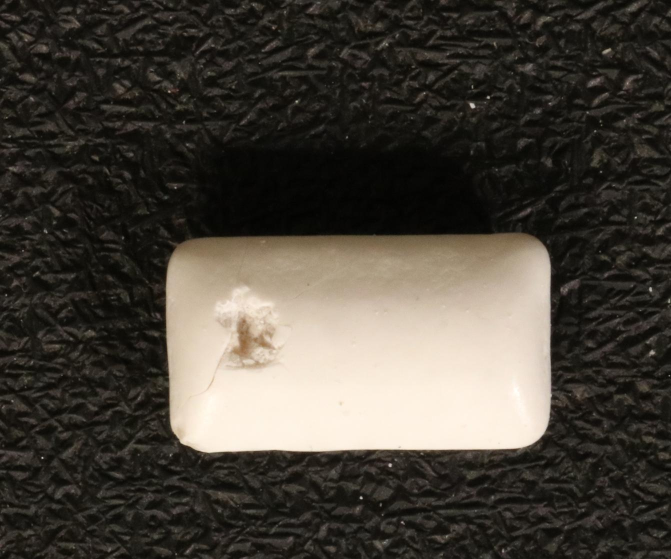
//> input picture data/sample-images/chewinggum-anomoly.JPG, 1342 x 1118 px (shown at 1/2 size)
$ ./testing-cli   (built with g++ and OpenCV 4)
//> lines starting //> are read from the running program, lines starting //| are printed output that depends on the picture; after the words box and inside, x2 and y2 are one past the last pixel; in counts of white or black regions, pixels touching at a corner belong together
//> further down, originalImage is the input picture: 1118 rows x 1342 cols, CV_8UC3; mean B, G, R 58.2, 66.2, 71.3
### src/main/general/file-operations/image-file-operations.h
#ifndef generic_read_write_H
#define generic_read_write_H

// OpenCV2
#include <opencv2/opencv.hpp>
// Standard
#include <string>
#include <filesystem>
#include <map>

void readImage(const std::string& imagePath, cv::Mat& image);
void readImagesFromDirectory(const std::string& directory, std::map<std::string, cv::Mat> &images);
void readImagesFromDirectory(const std::string& directory, std::vector<cv::Mat> &images);
void writeImage(const cv::Mat &image, const std::string& dataDirectory);

#endif

### src/main/frontend/cli/image-viewer/image-viewer.h
#ifndef image_viewer_H
#define image_viewer_H

// OpenCV2
#include <opencv2/opencv.hpp>
// Standard
#include <map>
#include <string>
// Fault Sense
#include "../../../objects/PreProcessingPipeline.h"

void imageViewer(cv::Mat &originalImage);
void view(cv::Mat &image, PreProcessingPipeline &preProcessingPipeline, std::map<std::string, bool>& viewFlags);

#endif

### src/feature/features.h
#ifndef METHODS_H
#define METHODS_H

void markFault(cv::Mat& image, int minX, int maxX, int minY, int maxY, const char* label);

#endif

### src/main/feature/feature-extraction.h
#ifndef feature_extration_H
#define feature_extration_H

// OpenCV2
#include <opencv2/opencv.hpp>
// Standard
#include <array>

void lbpValueDistribution(const cv::Mat &LVPValues, std::array<float, 5>& LBPHistogram);

#endif

### src/main/feature/object-detection.h
#ifndef OBJECTDETECTION_H
#define OBJECTDETECTION_H

#include "../objects/PixelCoordinates.h"

cv::Mat objectDetection(cv::Mat &inputImage, cv::Mat &returnImage, const std::string& imageCategory, ObjectCoordinates& objectBounds);

#endif

### src/main/feature/objects/PixelCoordinates.h
#ifndef PixelCoordinates_H
#define PixelCoordinates_H

struct pixelCoordinate {
    int x;
    int y;
};

struct pixelGroup {
    std::vector<pixelCoordinate> group;
    int min;
    int max;

    // [11 lines left out: function append, not called in this run]
};

struct objectCoordinates {
    int xMin;
    int xMax;
    int yMin;
    int yMax;
};

#endif

### src/main/feature/objects/CannyThreshold.h
#ifndef CannyThreshold_H
#define CannyThreshold_H

struct CannyThreshold {
    int lower;
    int upper;
};

#endif

### src/main/feature/objects/HSV.h
#ifndef HSV_H
#define HSV_H

struct HSV {
    int hueMin, hueMax;
    int saturationMin, saturationMax;
    int valueMin, valueMax;
};

#endif

### src/main/feature/utils/pre-processing-utils.h
#pragma once
#include "../objects/HSV.h"
#include "../objects/CannyThreshold.h"
#include "../../objects/PixelCoordinates.h"
void thresholdHSV(cv::Mat& image, HSV& threshold);
void edgeDetection(cv::Mat& image, cv::Mat& kernal, CannyThreshold& threshold);
void removeNoise(cv::Mat& img, int minGrpSize);
void illuminationInvariance(const cv::Mat &image, cv::Mat &returnImage);

### src/main/feature/objects/RGB.h
#ifndef RGB_H
#define RGB_H

struct RGB {
    int blue;
    int green;
    int red;
};

#endif

### src/main/feature/utils/generic-utils.h
#ifndef METHODS_H
#define METHODS_H

#include "../objects/RGB.h"

void markFault(cv::Mat& image, int minX, int maxX, int minY, int maxY, const char* label = nullptr, RGB colour  = RGB{255,0,0});
void crop(cv::Mat& image, int minX, int maxX, int minY, int maxY, cv::Mat& returnImage);
void padImage(cv::Mat& image, int rows, int cols, cv::Mat& returnImage);
std::map<std::string, cv::Mat> readImagesFromDirectory(const std::string& directory);

#endif

### src/main/feature/utils/beta/texture-beta.h
#ifndef TextureBeta_H
#define TextureBeta_H

void computeLBP(cv::Mat &image, cv::Mat &LBPValues, float (&LBPHistogram)[5]);
cv::Mat brigthen_darker_areas(const cv::Mat& img, int threshold, int amount);

#endif

### src/main/feature/pre-processing.h
#ifndef PreProcessing_H
#define PreProcessing_H

void markFaultLBP(std::vector<std::array<float, 5>>&normalSampe, std::vector<std::array<float, 5>>& anomolySample, cv::Mat &image, std::string& imageCategory, const cv::Mat& imageMask);
void illuminationInvariance(const cv::Mat &image, cv::Mat &returnImage);

#endif

### src/main/pre-processing/object-detection.h
#ifndef object_detection_H
#define object_detection_H


// OpenCV2
#include <opencv2/opencv.hpp>
// Fault Sense
#include "../objects/ObjectCoordinates.h"

void objectDetection(cv::Mat &inputImage, cv::Mat &returnImage);
ObjectCoordinates getObject(cv::Mat &img);

#endif

### src/main/feature/utils/pre-processing-utils.cpp
/*
 * features
 * This file contains functions for extracting features from images
 */

// OpenCV
#include <opencv2/imgcodecs.hpp>
#include <opencv2/highgui.hpp>
#include <opencv2/imgproc.hpp>
// Standard
#include <iostream>
// Fault Sense
#include "../objects/HSV.h"
#include "../objects/CannyThreshold.h"
#include "../../objects/PixelCoordinates.h"
#include "features.h"

void thresholdHSV(cv::Mat& image, HSV& threshold);
void edgeDetection(cv::Mat& image, cv::Mat& kernal, CannyThreshold& threshold);

void removeNoise(cv::Mat& img, int minGrpSize);
void removeBusyNoise(cv::Mat& img, int maxGrpSize);
void clean(PixelGroup &grp, cv::Mat &img, int minGrpSize);
bool contains(std::vector<PixelCoordinate>& groups);

void illuminationInvariance(const cv::Mat &image, cv::Mat &returnImage);
cv::Mat brigthenDarkerAreas(const cv::Mat& img, const int threshold, const int amount);
bool mergeOverlappingGroups(PixelGroup &currentGroup, std::vector<PixelGroup> &pixelGroups, std::vector<bool> &grpUsed);

namespace pre_processing_utils {

    void cleanBusy(PixelGroup &grp, cv::Mat &img, int maxGrpSize);
    bool mergeOverlappingGroups(PixelGroup &currentGroup, std::vector<PixelGroup> &pixelGroups, std::vector<bool> &grpUsed, int row);
    void clean(PixelGroup &grp, cv::Mat &img, int minGrpSize);
    void initMatrix(const cv::Mat &sampleImage, cv::Mat &categoryNorm);
    uint8_t pixelLBP(const cv::Mat &image, const int x, const int y);
}

/*
 * thresholdHSV
 * Applys a given color threshold to an image to highligth regions of an image
 */
void thresholdHSV(cv::Mat& image, HSV& threshold) {

    cv::Mat HSVImage;
        // [5 lines of commented-out code are left out]
    cv::cvtColor(image, HSVImage, cv::COLOR_BGR2HSV);
//> HSVImage: 1118 rows x 1342 cols, CV_8UC3; mean H, S, V 20.8, 62.2, 71.3
    cv::Scalar lower(threshold.hueMin, threshold.saturationMin, threshold.valueMin);
//> lower = Scalar(0, 0, 88)
    cv::Scalar upper(threshold.hueMax, threshold.saturationMax, threshold.valueMax);
//> upper = Scalar(22, 119, 255)
    cv::inRange(HSVImage, lower, upper, image);
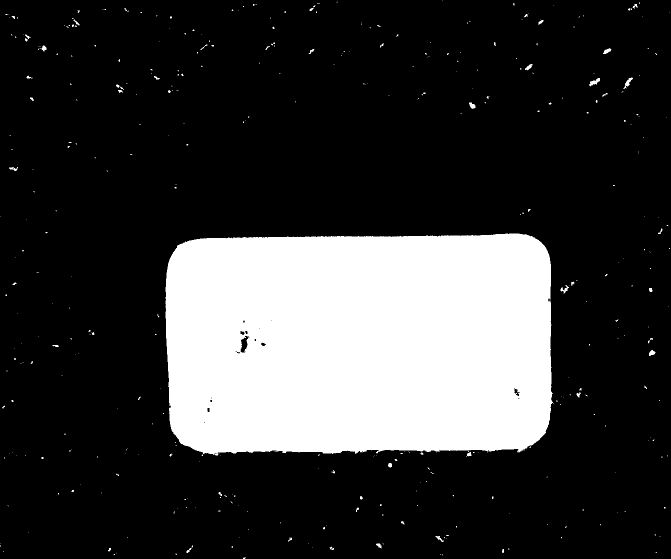
//> image: 1118 rows x 1342 cols, CV_8UC1 (shown at 1/2 size); 21.9% white; 404 white regions (352 under 20 px), largest, box (x1, y1, x2, y2) and area: (331, 467, 1106, 912) 325083, (1178, 156, 1200, 173) 166, (1247, 155, 1266, 178) 149
}

/*
 * edgeDetection
 * applys edget detection an image and erodes the image with a given kernal
 */
// [5 lines left out: function edgeDetection, not called in this run]


/*
 * removeNoise
 */
void removeNoise(cv::Mat& image, int minGrpSize) {
        using namespace std;

    bool lastPixel = false;
//> (the run ends here: the program needs code that is not available in this run, at `std::vector<PixelGroup> pixelGroups;`)

$ run again, with data/sample-images/candle-anomaly-sample.JPG copied over data/sample-images/chewinggum-anomoly.JPG
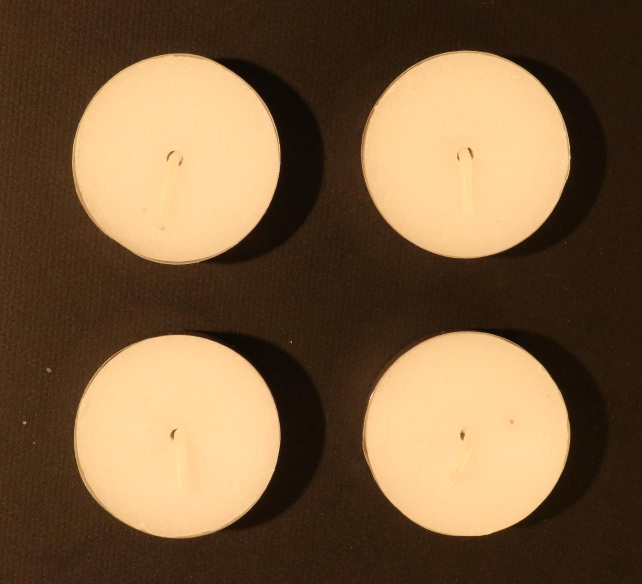
//> input picture data/sample-images/candle-anomaly-sample.JPG, 1284 x 1168 px (shown at 1/2 size)
//> originalImage is the input picture: 1168 rows x 1284 cols, CV_8UC3; mean B, G, R 64.4, 95, 122.6
//> HSVImage: 1168 rows x 1284 cols, CV_8UC3; mean H, S, V 14.8, 150.9, 122.6
//> lower = Scalar(0, 0, 88)
//> upper = Scalar(22, 119, 255)
//> in thresholdHSV, `cv::inRange(HSVImage, lower, upper, image);`:
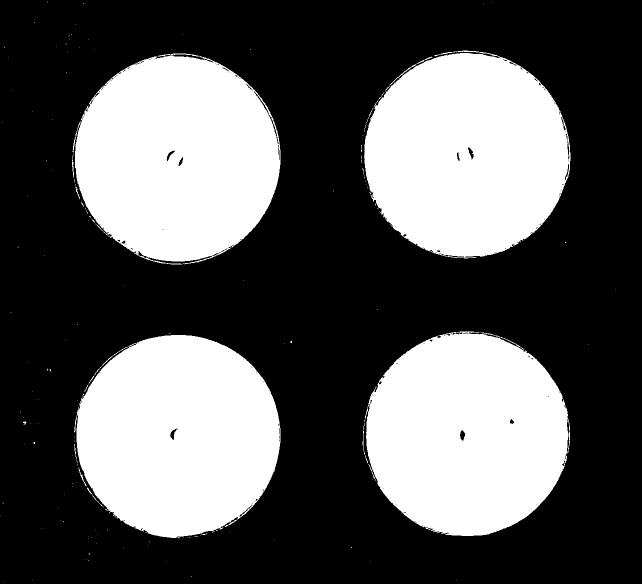
//> image: 1168 rows x 1284 cols, CV_8UC1 (shown at 1/2 size); 35.1% white; 163 white regions (144 under 20 px), largest, box (x1, y1, x2, y2) and area: (150, 107, 561, 529) 133298, (728, 101, 1142, 517) 132057, (729, 663, 1140, 1072) 129889
